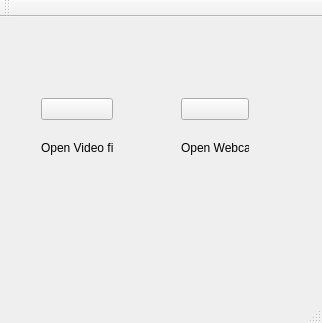
<?xml version="1.0" encoding="UTF-8"?>
<ui version="4.0">
 <class>MainWindow</class>
 <widget class="QMainWindow" name="MainWindow">
  <property name="geometry">
   <rect>
    <x>0</x>
    <y>0</y>
    <width>322</width>
    <height>323</height>
   </rect>
  </property>
  <property name="windowTitle">
   <string>MainWindow</string>
  </property>
  <widget class="QWidget" name="centralWidget">
   <widget class="QWidget" name="">
    <property name="geometry">
     <rect>
      <x>30</x>
      <y>70</y>
      <width>94</width>
      <height>93</height>
     </rect>
    </property>
    <layout class="QVBoxLayout" name="verticalLayout">
     <item>
      <widget class="QPushButton" name="videofileButton">
       <property name="text">
        <string/>
       </property>
       <property name="icon">
        <iconset>
         <normaloff>videofile.png</normaloff>
         <normalon>videofile.png</normalon>videofile.png</iconset>
       </property>
       <property name="iconSize">
        <size>
         <width>64</width>
         <height>64</height>
        </size>
       </property>
      </widget>
     </item>
     <item>
      <widget class="QLabel" name="label">
       <property name="text">
        <string>Open Video file</string>
       </property>
      </widget>
     </item>
    </layout>
   </widget>
   <widget class="QWidget" name="">
    <property name="geometry">
     <rect>
      <x>170</x>
      <y>70</y>
      <width>90</width>
      <height>93</height>
     </rect>
    </property>
    <layout class="QVBoxLayout" name="verticalLayout_2">
     <item>
      <widget class="QPushButton" name="webcamButton">
       <property name="text">
        <string/>
       </property>
       <property name="icon">
        <iconset>
         <normaloff>webcam.png</normaloff>
         <normalon>webcam.png</normalon>webcam.png</iconset>
       </property>
       <property name="iconSize">
        <size>
         <width>64</width>
         <height>64</height>
        </size>
       </property>
      </widget>
     </item>
     <item>
      <widget class="QLabel" name="label_2">
       <property name="text">
        <string>Open Webcam</string>
       </property>
      </widget>
     </item>
    </layout>
   </widget>
  </widget>
  <widget class="QMenuBar" name="menuBar">
   <property name="geometry">
    <rect>
     <x>0</x>
     <y>0</y>
     <width>322</width>
     <height>20</height>
    </rect>
   </property>
  </widget>
  <widget class="QToolBar" name="mainToolBar">
   <attribute name="toolBarArea">
    <enum>TopToolBarArea</enum>
   </attribute>
   <attribute name="toolBarBreak">
    <bool>false</bool>
   </attribute>
  </widget>
  <widget class="QStatusBar" name="statusBar"/>
 </widget>
 <layoutdefault spacing="6" margin="11"/>
 <resources/>
 <connections/>
</ui>
